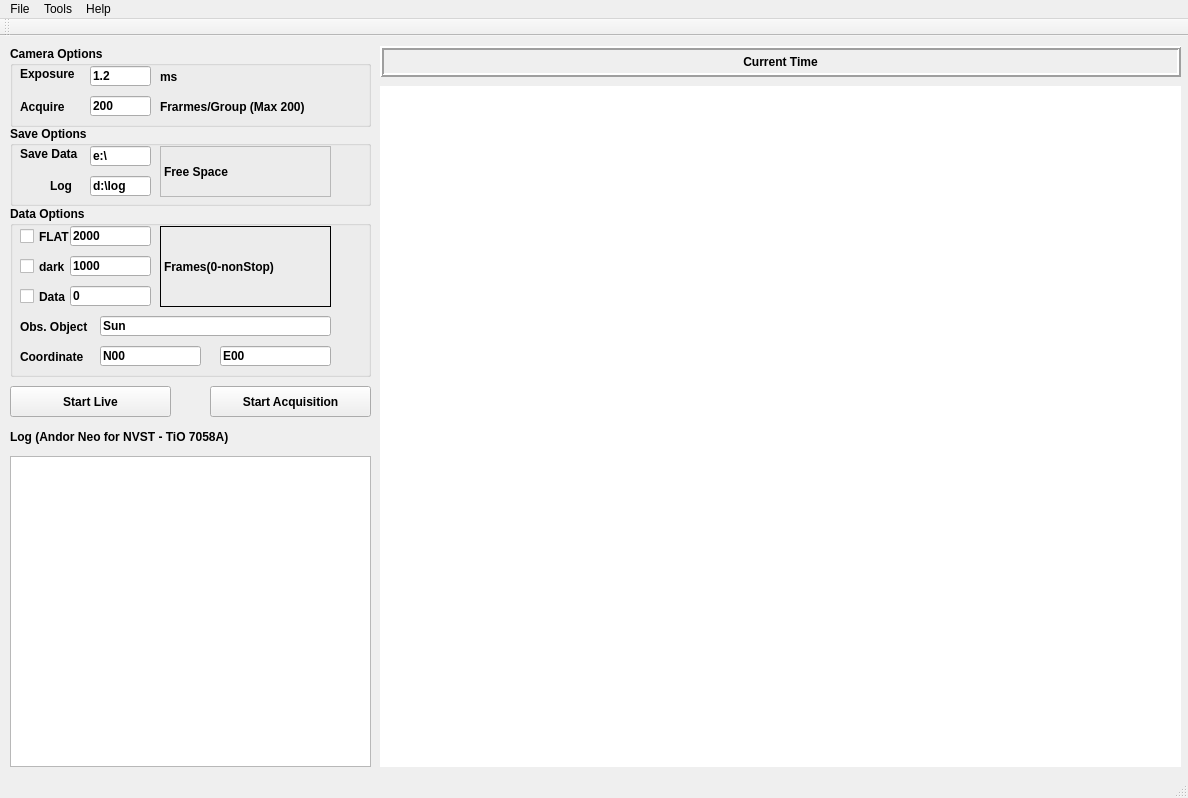
<?xml version="1.0" encoding="UTF-8"?>
<ui version="4.0">
 <class>MainWindow</class>
 <widget class="QMainWindow" name="MainWindow">
  <property name="geometry">
   <rect>
    <x>0</x>
    <y>0</y>
    <width>1188</width>
    <height>798</height>
   </rect>
  </property>
  <property name="sizePolicy">
   <sizepolicy hsizetype="Fixed" vsizetype="Fixed">
    <horstretch>0</horstretch>
    <verstretch>0</verstretch>
   </sizepolicy>
  </property>
  <property name="windowTitle">
   <string>MainWindow</string>
  </property>
  <property name="toolTip">
   <string/>
  </property>
  <widget class="QWidget" name="centralWidget">
   <property name="enabled">
    <bool>true</bool>
   </property>
   <widget class="QGraphicsView" name="graphicsView">
    <property name="geometry">
     <rect>
      <x>380</x>
      <y>50</y>
      <width>801</width>
      <height>681</height>
     </rect>
    </property>
    <property name="sizePolicy">
     <sizepolicy hsizetype="Expanding" vsizetype="Expanding">
      <horstretch>1</horstretch>
      <verstretch>1</verstretch>
     </sizepolicy>
    </property>
    <property name="minimumSize">
     <size>
      <width>512</width>
      <height>512</height>
     </size>
    </property>
    <property name="cursor" stdset="0">
     <cursorShape>CrossCursor</cursorShape>
    </property>
    <property name="mouseTracking">
     <bool>false</bool>
    </property>
    <property name="autoFillBackground">
     <bool>false</bool>
    </property>
    <property name="frameShape">
     <enum>QFrame::NoFrame</enum>
    </property>
    <property name="sizeAdjustPolicy">
     <enum>QAbstractScrollArea::AdjustIgnored</enum>
    </property>
    <property name="backgroundBrush">
     <brush brushstyle="SolidPattern">
      <color alpha="255">
       <red>0</red>
       <green>0</green>
       <blue>0</blue>
      </color>
     </brush>
    </property>
   </widget>
   <widget class="QPushButton" name="btnLive">
    <property name="geometry">
     <rect>
      <x>10</x>
      <y>350</y>
      <width>161</width>
      <height>31</height>
     </rect>
    </property>
    <property name="sizePolicy">
     <sizepolicy hsizetype="Expanding" vsizetype="Fixed">
      <horstretch>0</horstretch>
      <verstretch>0</verstretch>
     </sizepolicy>
    </property>
    <property name="font">
     <font>
      <bold>true</bold>
     </font>
    </property>
    <property name="text">
     <string>Start Live</string>
    </property>
    <property name="checkable">
     <bool>true</bool>
    </property>
   </widget>
   <widget class="QLabel" name="label_time">
    <property name="geometry">
     <rect>
      <x>380</x>
      <y>10</y>
      <width>801</width>
      <height>31</height>
     </rect>
    </property>
    <property name="sizePolicy">
     <sizepolicy hsizetype="Expanding" vsizetype="Fixed">
      <horstretch>0</horstretch>
      <verstretch>0</verstretch>
     </sizepolicy>
    </property>
    <property name="font">
     <font>
      <bold>true</bold>
     </font>
    </property>
    <property name="layoutDirection">
     <enum>Qt::LeftToRight</enum>
    </property>
    <property name="frameShape">
     <enum>QFrame::Box</enum>
    </property>
    <property name="frameShadow">
     <enum>QFrame::Raised</enum>
    </property>
    <property name="lineWidth">
     <number>2</number>
    </property>
    <property name="text">
     <string>Current Time</string>
    </property>
    <property name="alignment">
     <set>Qt::AlignCenter</set>
    </property>
   </widget>
   <widget class="QPushButton" name="btnSnap">
    <property name="geometry">
     <rect>
      <x>210</x>
      <y>350</y>
      <width>161</width>
      <height>31</height>
     </rect>
    </property>
    <property name="sizePolicy">
     <sizepolicy hsizetype="Expanding" vsizetype="Fixed">
      <horstretch>0</horstretch>
      <verstretch>0</verstretch>
     </sizepolicy>
    </property>
    <property name="font">
     <font>
      <bold>true</bold>
     </font>
    </property>
    <property name="text">
     <string>Start Acquisition</string>
    </property>
    <property name="checkable">
     <bool>false</bool>
    </property>
    <property name="checked">
     <bool>false</bool>
    </property>
    <property name="autoRepeatDelay">
     <number>50</number>
    </property>
    <property name="autoRepeatInterval">
     <number>50</number>
    </property>
   </widget>
   <widget class="QLabel" name="label_status">
    <property name="geometry">
     <rect>
      <x>10</x>
      <y>390</y>
      <width>281</width>
      <height>21</height>
     </rect>
    </property>
    <property name="sizePolicy">
     <sizepolicy hsizetype="Preferred" vsizetype="Fixed">
      <horstretch>0</horstretch>
      <verstretch>0</verstretch>
     </sizepolicy>
    </property>
    <property name="font">
     <font>
      <bold>true</bold>
     </font>
    </property>
    <property name="text">
     <string>Log (Andor Neo for NVST - TiO 7058A)</string>
    </property>
   </widget>
   <widget class="QTextEdit" name="textEdit_status">
    <property name="geometry">
     <rect>
      <x>10</x>
      <y>420</y>
      <width>361</width>
      <height>311</height>
     </rect>
    </property>
    <property name="sizePolicy">
     <sizepolicy hsizetype="Preferred" vsizetype="Expanding">
      <horstretch>0</horstretch>
      <verstretch>0</verstretch>
     </sizepolicy>
    </property>
   </widget>
   <widget class="QGroupBox" name="groupBox">
    <property name="geometry">
     <rect>
      <x>10</x>
      <y>10</y>
      <width>361</width>
      <height>81</height>
     </rect>
    </property>
    <property name="font">
     <font>
      <bold>true</bold>
     </font>
    </property>
    <property name="title">
     <string>Camera Options</string>
    </property>
    <widget class="QLabel" name="label">
     <property name="geometry">
      <rect>
       <x>150</x>
       <y>50</y>
       <width>171</width>
       <height>21</height>
      </rect>
     </property>
     <property name="text">
      <string>Frarmes/Group (Max 200)</string>
     </property>
    </widget>
    <widget class="QLabel" name="label_dunit_5">
     <property name="geometry">
      <rect>
       <x>150</x>
       <y>20</y>
       <width>91</width>
       <height>21</height>
      </rect>
     </property>
     <property name="text">
      <string>ms</string>
     </property>
    </widget>
    <widget class="QLabel" name="label_dunit_6">
     <property name="geometry">
      <rect>
       <x>10</x>
       <y>50</y>
       <width>71</width>
       <height>21</height>
      </rect>
     </property>
     <property name="text">
      <string>Acquire</string>
     </property>
    </widget>
    <widget class="QLabel" name="label_exposuretime">
     <property name="geometry">
      <rect>
       <x>10</x>
       <y>20</y>
       <width>61</width>
       <height>16</height>
      </rect>
     </property>
     <property name="sizePolicy">
      <sizepolicy hsizetype="Preferred" vsizetype="Fixed">
       <horstretch>0</horstretch>
       <verstretch>0</verstretch>
      </sizepolicy>
     </property>
     <property name="text">
      <string>Exposure</string>
     </property>
    </widget>
    <widget class="QLineEdit" name="lineEdit_exposuretime">
     <property name="geometry">
      <rect>
       <x>80</x>
       <y>20</y>
       <width>61</width>
       <height>20</height>
      </rect>
     </property>
     <property name="text">
      <string>1.2</string>
     </property>
    </widget>
    <widget class="QLineEdit" name="lineEdit_framerate">
     <property name="geometry">
      <rect>
       <x>80</x>
       <y>50</y>
       <width>61</width>
       <height>20</height>
      </rect>
     </property>
     <property name="text">
      <string>200</string>
     </property>
    </widget>
   </widget>
   <widget class="QGroupBox" name="groupBox_2">
    <property name="geometry">
     <rect>
      <x>10</x>
      <y>90</y>
      <width>361</width>
      <height>80</height>
     </rect>
    </property>
    <property name="font">
     <font>
      <bold>true</bold>
     </font>
    </property>
    <property name="title">
     <string>Save Options</string>
    </property>
    <widget class="QLabel" name="label_savelog">
     <property name="geometry">
      <rect>
       <x>40</x>
       <y>50</y>
       <width>31</width>
       <height>20</height>
      </rect>
     </property>
     <property name="text">
      <string>Log</string>
     </property>
    </widget>
    <widget class="QLabel" name="label_saveto">
     <property name="geometry">
      <rect>
       <x>10</x>
       <y>20</y>
       <width>61</width>
       <height>16</height>
      </rect>
     </property>
     <property name="sizePolicy">
      <sizepolicy hsizetype="Preferred" vsizetype="Fixed">
       <horstretch>0</horstretch>
       <verstretch>0</verstretch>
      </sizepolicy>
     </property>
     <property name="text">
      <string>Save Data </string>
     </property>
    </widget>
    <widget class="QLabel" name="label_freedisk">
     <property name="geometry">
      <rect>
       <x>150</x>
       <y>20</y>
       <width>171</width>
       <height>51</height>
      </rect>
     </property>
     <property name="frameShape">
      <enum>QFrame::StyledPanel</enum>
     </property>
     <property name="text">
      <string>Free Space  </string>
     </property>
    </widget>
    <widget class="QLineEdit" name="lineEdit_saveto">
     <property name="geometry">
      <rect>
       <x>80</x>
       <y>20</y>
       <width>61</width>
       <height>20</height>
      </rect>
     </property>
     <property name="text">
      <string>e:\</string>
     </property>
    </widget>
    <widget class="QLineEdit" name="lineEdit_savelog">
     <property name="geometry">
      <rect>
       <x>80</x>
       <y>50</y>
       <width>61</width>
       <height>20</height>
      </rect>
     </property>
     <property name="text">
      <string>d:\log</string>
     </property>
    </widget>
   </widget>
   <widget class="QGroupBox" name="groupBox_3">
    <property name="geometry">
     <rect>
      <x>10</x>
      <y>170</y>
      <width>361</width>
      <height>171</height>
     </rect>
    </property>
    <property name="font">
     <font>
      <bold>true</bold>
     </font>
    </property>
    <property name="title">
     <string>Data Options</string>
    </property>
    <widget class="QLineEdit" name="lineEdit_cor2">
     <property name="geometry">
      <rect>
       <x>210</x>
       <y>140</y>
       <width>111</width>
       <height>20</height>
      </rect>
     </property>
     <property name="text">
      <string>E00</string>
     </property>
    </widget>
    <widget class="QLineEdit" name="lineEdit_datanum">
     <property name="geometry">
      <rect>
       <x>60</x>
       <y>80</y>
       <width>81</width>
       <height>20</height>
      </rect>
     </property>
     <property name="text">
      <string>0</string>
     </property>
    </widget>
    <widget class="QLineEdit" name="lineEdit_objname">
     <property name="geometry">
      <rect>
       <x>90</x>
       <y>110</y>
       <width>231</width>
       <height>20</height>
      </rect>
     </property>
     <property name="text">
      <string>Sun</string>
     </property>
    </widget>
    <widget class="QCheckBox" name="checkBox_Flat">
     <property name="geometry">
      <rect>
       <x>10</x>
       <y>20</y>
       <width>71</width>
       <height>21</height>
      </rect>
     </property>
     <property name="text">
      <string>FLAT</string>
     </property>
    </widget>
    <widget class="QLineEdit" name="lineEdit_flatnum">
     <property name="geometry">
      <rect>
       <x>60</x>
       <y>20</y>
       <width>81</width>
       <height>20</height>
      </rect>
     </property>
     <property name="text">
      <string>2000</string>
     </property>
    </widget>
    <widget class="QCheckBox" name="checkBox_Data">
     <property name="geometry">
      <rect>
       <x>10</x>
       <y>80</y>
       <width>71</width>
       <height>21</height>
      </rect>
     </property>
     <property name="text">
      <string>Data</string>
     </property>
    </widget>
    <widget class="QLineEdit" name="lineEdit_darknum">
     <property name="geometry">
      <rect>
       <x>60</x>
       <y>50</y>
       <width>81</width>
       <height>20</height>
      </rect>
     </property>
     <property name="text">
      <string>1000</string>
     </property>
    </widget>
    <widget class="QCheckBox" name="checkBox_Dark">
     <property name="geometry">
      <rect>
       <x>10</x>
       <y>50</y>
       <width>51</width>
       <height>21</height>
      </rect>
     </property>
     <property name="text">
      <string>dark</string>
     </property>
    </widget>
    <widget class="QLabel" name="label_dunit_2">
     <property name="geometry">
      <rect>
       <x>150</x>
       <y>20</y>
       <width>171</width>
       <height>81</height>
      </rect>
     </property>
     <property name="frameShape">
      <enum>QFrame::Box</enum>
     </property>
     <property name="text">
      <string>Frames(0-nonStop)</string>
     </property>
    </widget>
    <widget class="QLabel" name="label_obj">
     <property name="geometry">
      <rect>
       <x>10</x>
       <y>110</y>
       <width>81</width>
       <height>21</height>
      </rect>
     </property>
     <property name="text">
      <string>Obs. Object</string>
     </property>
    </widget>
    <widget class="QLabel" name="label_2">
     <property name="geometry">
      <rect>
       <x>10</x>
       <y>140</y>
       <width>81</width>
       <height>21</height>
      </rect>
     </property>
     <property name="text">
      <string>Coordinate</string>
     </property>
    </widget>
    <widget class="QLineEdit" name="lineEdit_cor1">
     <property name="geometry">
      <rect>
       <x>90</x>
       <y>140</y>
       <width>101</width>
       <height>20</height>
      </rect>
     </property>
     <property name="text">
      <string>N00</string>
     </property>
    </widget>
   </widget>
  </widget>
  <widget class="QMenuBar" name="menuBar">
   <property name="geometry">
    <rect>
     <x>0</x>
     <y>0</y>
     <width>1188</width>
     <height>22</height>
    </rect>
   </property>
   <widget class="QMenu" name="menuFile">
    <property name="title">
     <string>File</string>
    </property>
    <addaction name="actionSave"/>
    <addaction name="actionExit"/>
   </widget>
   <widget class="QMenu" name="menuServer">
    <property name="title">
     <string>Tools</string>
    </property>
    <addaction name="actionServer"/>
    <addaction name="actionDetect_Cameras"/>
   </widget>
   <widget class="QMenu" name="menuHelp">
    <property name="title">
     <string>Help</string>
    </property>
    <addaction name="actionAbout"/>
   </widget>
   <addaction name="menuFile"/>
   <addaction name="menuServer"/>
   <addaction name="menuHelp"/>
  </widget>
  <widget class="QToolBar" name="mainToolBar">
   <attribute name="toolBarArea">
    <enum>TopToolBarArea</enum>
   </attribute>
   <attribute name="toolBarBreak">
    <bool>false</bool>
   </attribute>
  </widget>
  <widget class="QStatusBar" name="statusBar"/>
  <action name="actionServer">
   <property name="text">
    <string>Server</string>
   </property>
  </action>
  <action name="actionLogging">
   <property name="text">
    <string>Logging</string>
   </property>
  </action>
  <action name="actionSave">
   <property name="text">
    <string>Save</string>
   </property>
   <property name="shortcut">
    <string>Ctrl+S</string>
   </property>
  </action>
  <action name="actionExit">
   <property name="text">
    <string>Exit</string>
   </property>
   <property name="shortcut">
    <string>Ctrl+Q</string>
   </property>
  </action>
  <action name="actionAbout">
   <property name="text">
    <string>About</string>
   </property>
  </action>
  <action name="actionDetect_Cameras">
   <property name="text">
    <string>Detect Cameras</string>
   </property>
  </action>
 </widget>
 <layoutdefault spacing="6" margin="11"/>
 <resources/>
 <connections/>
</ui>
